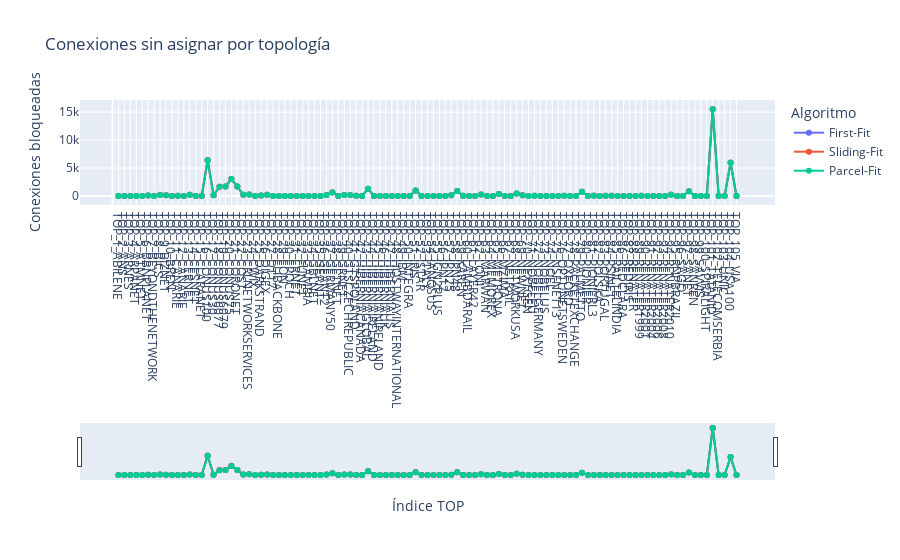

This figure's notebook cell:
### Markdown cell above
# Conexiones sin asignar

### Code cell
fig_blocked = go.Figure()
for alg_label in df_metrics["algorithm"].unique():
    alg_df = df_metrics[df_metrics["algorithm"] == alg_label].sort_values("rank")
    internal_key = LABEL_TO_KEY[alg_label]
    blocked_values = [all_results[row["topology"]][internal_key]["blocked_connections"] for _, row in alg_df.iterrows()]
    fig_blocked.add_trace(
        go.Scatter(
            x=alg_df["rank"],
            y=blocked_values,
            mode="lines+markers",
            name=alg_label,
            text=alg_df["topology"],
            hovertemplate="%{text}<br>Bloqueos=%{y}<extra>%{fullData.name}</extra>",
        )
    )

fig_blocked.update_layout(
    title="Conexiones sin asignar por topología",
    xaxis=dict(
        title="Índice TOP",
        tickmode="array",
        tickvals=tick_vals,
        ticktext=tick_text,
        rangeslider=dict(visible=True),
    ),
    yaxis=dict(title="Conexiones bloqueadas"),
    legend_title_text="Algoritmo",
)
fig_blocked.show()

### Figure 1 — Plotly figure (JSON) as saved in the notebook; plotly's stock layout.template omitted (floating-point values rounded to 4 significant figures)
{"data": [{"hovertemplate": "%{text}<br>Bloqueos=%{y}<extra>%{fullData.name}</extra>", "mode": "lines+markers", "name": "First-Fit", "text": ["TOP_1_ABILENE", "TOP_2_ANS", "TOP_3_ARNES", "TOP_4_ARPANET", "TOP_5_ATMNET", "TOP_6_BBNPLANET", "TOP_7_BEYONDTHENETWORK", "TOP_8_BICS", "TOP_9_BIZNET", "TOP_10_BREN", "TOP_11_CANARIE", "TOP_12_CANARIE", "TOP_13_CERNET", "TOP_14_CESNET", "TOP_15_CLARANET", "TOP_16_CONUS100", "TOP_17_CONUS30", "TOP_18_CONUS6077", "TOP_19_CONUS6079", "TOP_20_CONUS75", "TOP_21_CORONET", "TOP_22_COST", "TOP_23_CRLNETWORKSERVICES", "TOP_24_CWIX", "TOP_25_DARKSTRAND", "TOP_26_DIGEX", "TOP_27_DT17", "TOP_28_ELIBACKBONE", "TOP_29_EON", "TOP_30_EPOCH", "TOP_31_ERNET", "TOP_32_FUNET", "TOP_33_GAMBIA", "TOP_34_GBLNET", "TOP_35_GEANT", "TOP_36_GEANT2", "TOP_37_GERMANY50", "TOP_38_GETNET", "TOP_39_GRNET", "TOP_40_GTSCZECHREPUBLIC", "TOP_41_GTSPOLAND", "TOP_42_HIBERNIACANADA", "TOP_43_HIBERNIAGLOBAL", "TOP_44_HIBERNIAIRELAND", "TOP_45_HIBERNIANIRELAND", "TOP_46_HIBERNIAUK", "TOP_47_HIBERNIAUS", "TOP_48_HOSTWAYINTERNATIONAL", "TOP_49_IBM", "TOP_50_INTEGRA", "TOP_51_IRIS", "TOP_52_ISTAR", "TOP_53_ITALY", "TOP_54_JANOSUS", "TOP_55_JGN2PLUS", "TOP_56_JPN12", "TOP_57_JPN25", "TOP_58_JPN48", "TOP_59_KAREN", "TOP_60_LAMBDARAIL", "TOP_61_LAYER42", "TOP_62_LONI", "TOP_63_MARWAN", "TOP_64_MEMOREX", "TOP_65_METRONA", "TOP_66_MZIMA", "TOP_67_NETRAIL", "TOP_68_NETWORKUSA", "TOP_69_NEWNET", "TOP_70_NEXTGEN", "TOP_71_NOBELEU", "TOP_72_NOBELGERMANY", "TOP_73_NOBELUS", "TOP_74_NOEL", "TOP_75_NSFNET13", "TOP_76_OPTUNETSWEDEN", "TOP_77_OXFORD", "TOP_78_PACKETEXCHANGE", "TOP_79_PALMETTO", "TOP_80_PIONIER", "TOP_81_PIONIERL3", "TOP_82_POLSKA", "TOP_83_PORTUGAL", "TOP_84_PSINET", "TOP_85_RAILTELINDIA", "TOP_86_REDCLARA", "TOP_87_REDIRIS", "TOP_88_RENATER", "TOP_89_RENATER1999", "TOP_90_RENATER2001", "TOP_91_RENATER2004", "TOP_92_RENATER2006", "TOP_93_RENATER2008", "TOP_94_RENATER2010", "TOP_95_RNPBRAZIL", "TOP_96_SAGO", "TOP_97_SANET", "TOP_98_SANREN", "TOP_99_SAVVIS", "TOP_100_SPIRALIGHT", "TOP_101_TATANID", "TOP_102_TELECOMSERBIA", "TOP_103_UNIC", "TOP_104_USA100", "TOP_105_VIA"], "type": "scatter", "x": [1, 2, 3, 4, 5, 6, 7, 8, 9, 10, 11, 12, 13, 14, 15, 16, 17, 18, 19, 20, 21, 22, 23, 24, 25, 26, 27, 28, 29, 30, 31, 32, 33, 34, 35, 36, 37, 38, 39, 40, 41, 42, 43, 44, 45, 46, 47, 48, 49, 50, 51, 52, 53, 54, 55, 56, 57, 58, 59, 60, 61, 62, 63, 64, 65, 66, 67, 68, 69, 70, 71, 72, 73, 74, 75, 76, 77, 78, 79, 80, 81, 82, 83, 84, 85, 86, 87, 88, 89, 90, 91, 92, 93, 94, 95, 96, 97, 98, 99, 100, 101, 102, 103, 104, 105], "y": [0, 0, 0, 0, 0, 83, 12, 200, 142, 0, 40, 0, 236, 0, 0, 6402, 136, 1635, 1690, 3033, 1690, 213, 265, 0, 107, 232, 0, 0, 0, 0, 0, 3, 0, 0, 0, 172, 641, 0, 163, 190, 56, 0, 1300, 0, 0, 0, 0, 0, 0, 20, 982, 0, 0, 0, 0, 0, 117, 910, 33, 0, 0, 249, 0, 0, 371, 0, 0, 443, 118, 0, 61, 0, 0, 0, 0, 40, 0, 20, 759, 0, 65, 0, 45, 29, 0, 0, 0, 0, 56, 12, 0, 0, 0, 240, 0, 2, 847, 0, 0, 0, 15524, 0, 0, 5949, 0]}, {"hovertemplate": "%{text}<br>Bloqueos=%{y}<extra>%{fullData.name}</extra>", "mode": "lines+markers", "name": "Sliding-Fit", "text": ["TOP_1_ABILENE", "TOP_2_ANS", "TOP_3_ARNES", "TOP_4_ARPANET", "TOP_5_ATMNET", "TOP_6_BBNPLANET", "TOP_7_BEYONDTHENETWORK", "TOP_8_BICS", "TOP_9_BIZNET", "TOP_10_BREN", "TOP_11_CANARIE", "TOP_12_CANARIE", "TOP_13_CERNET", "TOP_14_CESNET", "TOP_15_CLARANET", "TOP_16_CONUS100", "TOP_17_CONUS30", "TOP_18_CONUS6077", "TOP_19_CONUS6079", "TOP_20_CONUS75", "TOP_21_CORONET", "TOP_22_COST", "TOP_23_CRLNETWORKSERVICES", "TOP_24_CWIX", "TOP_25_DARKSTRAND", "TOP_26_DIGEX", "TOP_27_DT17", "TOP_28_ELIBACKBONE", "TOP_29_EON", "TOP_30_EPOCH", "TOP_31_ERNET", "TOP_32_FUNET", "TOP_33_GAMBIA", "TOP_34_GBLNET", "TOP_35_GEANT", "TOP_36_GEANT2", "TOP_37_GERMANY50", "TOP_38_GETNET", "TOP_39_GRNET", "TOP_40_GTSCZECHREPUBLIC", "TOP_41_GTSPOLAND", "TOP_42_HIBERNIACANADA", "TOP_43_HIBERNIAGLOBAL", "TOP_44_HIBERNIAIRELAND", "TOP_45_HIBERNIANIRELAND", "TOP_46_HIBERNIAUK", "TOP_47_HIBERNIAUS", "TOP_48_HOSTWAYINTERNATIONAL", "TOP_49_IBM", "TOP_50_INTEGRA", "TOP_51_IRIS", "TOP_52_ISTAR", "TOP_53_ITALY", "TOP_54_JANOSUS", "TOP_55_JGN2PLUS", "TOP_56_JPN12", "TOP_57_JPN25", "TOP_58_JPN48", "TOP_59_KAREN", "TOP_60_LAMBDARAIL", "TOP_61_LAYER42", "TOP_62_LONI", "TOP_63_MARWAN", "TOP_64_MEMOREX", "TOP_65_METRONA", "TOP_66_MZIMA", "TOP_67_NETRAIL", "TOP_68_NETWORKUSA", "TOP_69_NEWNET", "TOP_70_NEXTGEN", "TOP_71_NOBELEU", "TOP_72_NOBELGERMANY", "TOP_73_NOBELUS", "TOP_74_NOEL", "TOP_75_NSFNET13", "TOP_76_OPTUNETSWEDEN", "TOP_77_OXFORD", "TOP_78_PACKETEXCHANGE", "TOP_79_PALMETTO", "TOP_80_PIONIER", "TOP_81_PIONIERL3", "TOP_82_POLSKA", "TOP_83_PORTUGAL", "TOP_84_PSINET", "TOP_85_RAILTELINDIA", "TOP_86_REDCLARA", "TOP_87_REDIRIS", "TOP_88_RENATER", "TOP_89_RENATER1999", "TOP_90_RENATER2001", "TOP_91_RENATER2004", "TOP_92_RENATER2006", "TOP_93_RENATER2008", "TOP_94_RENATER2010", "TOP_95_RNPBRAZIL", "TOP_96_SAGO", "TOP_97_SANET", "TOP_98_SANREN", "TOP_99_SAVVIS", "TOP_100_SPIRALIGHT", "TOP_101_TATANID", "TOP_102_TELECOMSERBIA", "TOP_103_UNIC", "TOP_104_USA100", "TOP_105_VIA"], "type": "scatter", "x": [1, 2, 3, 4, 5, 6, 7, 8, 9, 10, 11, 12, 13, 14, 15, 16, 17, 18, 19, 20, 21, 22, 23, 24, 25, 26, 27, 28, 29, 30, 31, 32, 33, 34, 35, 36, 37, 38, 39, 40, 41, 42, 43, 44, 45, 46, 47, 48, 49, 50, 51, 52, 53, 54, 55, 56, 57, 58, 59, 60, 61, 62, 63, 64, 65, 66, 67, 68, 69, 70, 71, 72, 73, 74, 75, 76, 77, 78, 79, 80, 81, 82, 83, 84, 85, 86, 87, 88, 89, 90, 91, 92, 93, 94, 95, 96, 97, 98, 99, 100, 101, 102, 103, 104, 105], "y": [0, 0, 0, 0, 0, 87, 14, 202, 145, 0, 42, 0, 242, 0, 0, 6425, 140, 1646, 1702, 3049, 1702, 216, 270, 0, 109, 236, 0, 0, 0, 0, 0, 5, 0, 0, 0, 178, 651, 0, 168, 192, 59, 0, 1308, 0, 0, 0, 0, 0, 0, 22, 991, 0, 0, 1, 0, 0, 119, 914, 35, 0, 0, 252, 0, 0, 373, 0, 0, 447, 120, 0, 63, 0, 0, 0, 0, 43, 0, 22, 764, 0, 69, 0, 47, 32, 0, 0, 0, 0, 58, 14, 0, 0, 0, 248, 0, 4, 853, 0, 0, 0, 15554, 0, 0, 5973, 0]}, {"hovertemplate": "%{text}<br>Bloqueos=%{y}<extra>%{fullData.name}</extra>", "mode": "lines+markers", "name": "Parcel-Fit", "text": ["TOP_1_ABILENE", "TOP_2_ANS", "TOP_3_ARNES", "TOP_4_ARPANET", "TOP_5_ATMNET", "TOP_6_BBNPLANET", "TOP_7_BEYONDTHENETWORK", "TOP_8_BICS", "TOP_9_BIZNET", "TOP_10_BREN", "TOP_11_CANARIE", "TOP_12_CANARIE", "TOP_13_CERNET", "TOP_14_CESNET", "TOP_15_CLARANET", "TOP_16_CONUS100", "TOP_17_CONUS30", "TOP_18_CONUS6077", "TOP_19_CONUS6079", "TOP_20_CONUS75", "TOP_21_CORONET", "TOP_22_COST", "TOP_23_CRLNETWORKSERVICES", "TOP_24_CWIX", "TOP_25_DARKSTRAND", "TOP_26_DIGEX", "TOP_27_DT17", "TOP_28_ELIBACKBONE", "TOP_29_EON", "TOP_30_EPOCH", "TOP_31_ERNET", "TOP_32_FUNET", "TOP_33_GAMBIA", "TOP_34_GBLNET", "TOP_35_GEANT", "TOP_36_GEANT2", "TOP_37_GERMANY50", "TOP_38_GETNET", "TOP_39_GRNET", "TOP_40_GTSCZECHREPUBLIC", "TOP_41_GTSPOLAND", "TOP_42_HIBERNIACANADA", "TOP_43_HIBERNIAGLOBAL", "TOP_44_HIBERNIAIRELAND", "TOP_45_HIBERNIANIRELAND", "TOP_46_HIBERNIAUK", "TOP_47_HIBERNIAUS", "TOP_48_HOSTWAYINTERNATIONAL", "TOP_49_IBM", "TOP_50_INTEGRA", "TOP_51_IRIS", "TOP_52_ISTAR", "TOP_53_ITALY", "TOP_54_JANOSUS", "TOP_55_JGN2PLUS", "TOP_56_JPN12", "TOP_57_JPN25", "TOP_58_JPN48", "TOP_59_KAREN", "TOP_60_LAMBDARAIL", "TOP_61_LAYER42", "TOP_62_LONI", "TOP_63_MARWAN", "TOP_64_MEMOREX", "TOP_65_METRONA", "TOP_66_MZIMA", "TOP_67_NETRAIL", "TOP_68_NETWORKUSA", "TOP_69_NEWNET", "TOP_70_NEXTGEN", "TOP_71_NOBELEU", "TOP_72_NOBELGERMANY", "TOP_73_NOBELUS", "TOP_74_NOEL", "TOP_75_NSFNET13", "TOP_76_OPTUNETSWEDEN", "TOP_77_OXFORD", "TOP_78_PACKETEXCHANGE", "TOP_79_PALMETTO", "TOP_80_PIONIER", "TOP_81_PIONIERL3", "TOP_82_POLSKA", "TOP_83_PORTUGAL", "TOP_84_PSINET", "TOP_85_RAILTELINDIA", "TOP_86_REDCLARA", "TOP_87_REDIRIS", "TOP_88_RENATER", "TOP_89_RENATER1999", "TOP_90_RENATER2001", "TOP_91_RENATER2004", "TOP_92_RENATER2006", "TOP_93_RENATER2008", "TOP_94_RENATER2010", "TOP_95_RNPBRAZIL", "TOP_96_SAGO", "TOP_97_SANET", "TOP_98_SANREN", "TOP_99_SAVVIS", "TOP_100_SPIRALIGHT", "TOP_101_TATANID", "TOP_102_TELECOMSERBIA", "TOP_103_UNIC", "TOP_104_USA100", "TOP_105_VIA"], "type": "scatter", "x": [1, 2, 3, 4, 5, 6, 7, 8, 9, 10, 11, 12, 13, 14, 15, 16, 17, 18, 19, 20, 21, 22, 23, 24, 25, 26, 27, 28, 29, 30, 31, 32, 33, 34, 35, 36, 37, 38, 39, 40, 41, 42, 43, 44, 45, 46, 47, 48, 49, 50, 51, 52, 53, 54, 55, 56, 57, 58, 59, 60, 61, 62, 63, 64, 65, 66, 67, 68, 69, 70, 71, 72, 73, 74, 75, 76, 77, 78, 79, 80, 81, 82, 83, 84, 85, 86, 87, 88, 89, 90, 91, 92, 93, 94, 95, 96, 97, 98, 99, 100, 101, 102, 103, 104, 105], "y": [0, 0, 0, 0, 0, 83, 12, 200, 142, 0, 40, 0, 236, 0, 0, 6402, 136, 1635, 1690, 3033, 1690, 213, 265, 0, 107, 232, 0, 0, 0, 0, 0, 3, 0, 0, 0, 172, 641, 0, 163, 190, 56, 0, 1300, 0, 0, 0, 0, 0, 0, 20, 982, 0, 0, 0, 0, 0, 117, 910, 33, 0, 0, 249, 0, 0, 371, 0, 0, 443, 118, 0, 61, 0, 0, 0, 0, 40, 0, 20, 759, 0, 65, 0, 45, 29, 0, 0, 0, 0, 56, 12, 0, 0, 0, 240, 0, 2, 847, 0, 0, 0, 15524, 0, 0, 5949, 0]}], "layout": {"legend": {"title": {"text": "Algoritmo"}}, "title": {"text": "Conexiones sin asignar por topología"}, "xaxis": {"rangeslider": {"visible": true}, "tickmode": "array", "ticktext": ["TOP_1_ABILENE", "TOP_2_ANS", "TOP_3_ARNES", "TOP_4_ARPANET", "TOP_5_ATMNET", "TOP_6_BBNPLANET", "TOP_7_BEYONDTHENETWORK", "TOP_8_BICS", "TOP_9_BIZNET", "TOP_10_BREN", "TOP_11_CANARIE", "TOP_12_CANARIE", "TOP_13_CERNET", "TOP_14_CESNET", "TOP_15_CLARANET", "TOP_16_CONUS100", "TOP_17_CONUS30", "TOP_18_CONUS6077", "TOP_19_CONUS6079", "TOP_20_CONUS75", "TOP_21_CORONET", "TOP_22_COST", "TOP_23_CRLNETWORKSERVICES", "TOP_24_CWIX", "TOP_25_DARKSTRAND", "TOP_26_DIGEX", "TOP_27_DT17", "TOP_28_ELIBACKBONE", "TOP_29_EON", "TOP_30_EPOCH", "TOP_31_ERNET", "TOP_32_FUNET", "TOP_33_GAMBIA", "TOP_34_GBLNET", "TOP_35_GEANT", "TOP_36_GEANT2", "TOP_37_GERMANY50", "TOP_38_GETNET", "TOP_39_GRNET", "TOP_40_GTSCZECHREPUBLIC", "TOP_41_GTSPOLAND", "TOP_42_HIBERNIACANADA", "TOP_43_HIBERNIAGLOBAL", "TOP_44_HIBERNIAIRELAND", "TOP_45_HIBERNIANIRELAND", "TOP_46_HIBERNIAUK", "TOP_47_HIBERNIAUS", "TOP_48_HOSTWAYINTERNATIONAL", "TOP_49_IBM", "TOP_50_INTEGRA", "TOP_51_IRIS", "TOP_52_ISTAR", "TOP_53_ITALY", "TOP_54_JANOSUS", "TOP_55_JGN2PLUS", "TOP_56_JPN12", "TOP_57_JPN25", "TOP_58_JPN48", "TOP_59_KAREN", "TOP_60_LAMBDARAIL", "TOP_61_LAYER42", "TOP_62_LONI", "TOP_63_MARWAN", "TOP_64_MEMOREX", "TOP_65_METRONA", "TOP_66_MZIMA", "TOP_67_NETRAIL", "TOP_68_NETWORKUSA", "TOP_69_NEWNET", "TOP_70_NEXTGEN", "TOP_71_NOBELEU", "TOP_72_NOBELGERMANY", "TOP_73_NOBELUS", "TOP_74_NOEL", "TOP_75_NSFNET13", "TOP_76_OPTUNETSWEDEN", "TOP_77_OXFORD", "TOP_78_PACKETEXCHANGE", "TOP_79_PALMETTO", "TOP_80_PIONIER", "TOP_81_PIONIERL3", "TOP_82_POLSKA", "TOP_83_PORTUGAL", "TOP_84_PSINET", "TOP_85_RAILTELINDIA", "TOP_86_REDCLARA", "TOP_87_REDIRIS", "TOP_88_RENATER", "TOP_89_RENATER1999", "TOP_90_RENATER2001", "TOP_91_RENATER2004", "TOP_92_RENATER2006", "TOP_93_RENATER2008", "TOP_94_RENATER2010", "TOP_95_RNPBRAZIL", "TOP_96_SAGO", "TOP_97_SANET", "TOP_98_SANREN", "TOP_99_SAVVIS", "TOP_100_SPIRALIGHT", "TOP_101_TATANID", "TOP_102_TELECOMSERBIA", "TOP_103_UNIC", "TOP_104_USA100", "TOP_105_VIA"], "tickvals": [1, 2, 3, 4, 5, 6, 7, 8, 9, 10, 11, 12, 13, 14, 15, 16, 17, 18, 19, 20, 21, 22, 23, 24, 25, 26, 27, 28, 29, 30, 31, 32, 33, 34, 35, 36, 37, 38, 39, 40, 41, 42, 43, 44, 45, 46, 47, 48, 49, 50, 51, 52, 53, 54, 55, 56, 57, 58, 59, 60, 61, 62, 63, 64, 65, 66, 67, 68, 69, 70, 71, 72, 73, 74, 75, 76, 77, 78, 79, 80, 81, 82, 83, 84, 85, 86, 87, 88, 89, 90, 91, 92, 93, 94, 95, 96, 97, 98, 99, 100, 101, 102, 103, 104, 105], "title": {"text": "Índice TOP"}}, "yaxis": {"title": {"text": "Conexiones bloqueadas"}}}}
